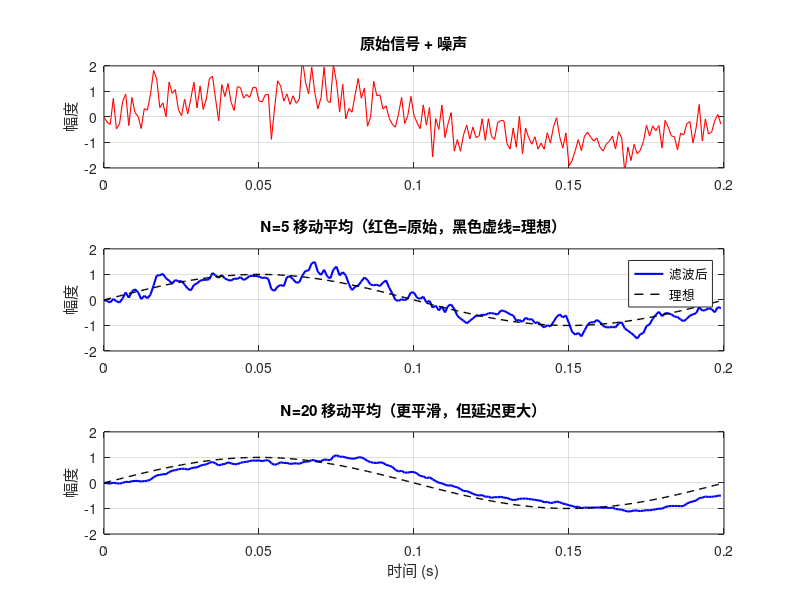

MATLAB code for this plot: (Note: this script raises an error after producing the figure.)
%%
% ============================================================
%  08 滤波基础 — 从移动平均到陷波器
%
%  学习目标：
%    1. 移动平均滤波（时域最简单）
%    2. FIR 与 IIR 的区别
%    3. 陷波器（Notch Filter）— 抗窄带干扰的核心
%    4. MATLAB filter 设计工具
%
%  前置知识：02 FFT / 07 干扰模型
%  运行方法：F5 直接运行
% ============================================================

clear; close all; clc;
rng(42);
fprintf('===== 08 滤波基础 =====\n\n');

%% 1. 移动平均滤波（理解"滤波"的最直观方式）
fprintf('--- 1. 移动平均滤波 ---\n');

Fs = 1000; T = 1;
t = (0:round(Fs*T)-1)/Fs;

% 带噪声的信号
clean = sin(2*pi*5*t);
noise = 0.5 * randn(size(t));
rx = clean + noise;

% 移动平均（N=5, N=20）
N1 = 5;
N2 = 20;
ma5 = filter(ones(1,N1)/N1, 1, rx);
ma20 = filter(ones(1,N2)/N2, 1, rx);

fprintf('  移动平均 N=5  → 滤掉部分噪声\n');
fprintf('  移动平均 N=20 → 滤掉更多噪声（但信号也会变钝）\n');
fprintf('  🔑 关键 trade-off：N 越大噪声越小，但信号延迟越大\n');

figure('Name', '移动平均', 'Position', [100, 100, 1000, 500]);

subplot(3,1,1);
plot(t(1:200), rx(1:200), 'r-', 'LineWidth', 0.8);
title('原始信号 + 噪声'); ylabel('幅度');
ylim([-2 2]); grid on;

subplot(3,1,2);
plot(t(1:200), ma5(1:200), 'b-', 'LineWidth', 1.5); hold on;
plot(t(1:200), clean(1:200), 'k--', 'LineWidth', 1);
title('N=5 移动平均（红色=原始，黑色虚线=理想）');
ylabel('幅度'); legend('滤波后', '理想', 'Location', 'best');
ylim([-2 2]); grid on;

subplot(3,1,3);
plot(t(1:200), ma20(1:200), 'b-', 'LineWidth', 1.5); hold on;
plot(t(1:200), clean(1:200), 'k--', 'LineWidth', 1);
title('N=20 移动平均（更平滑，但延迟更大）');
xlabel('时间 (s)'); ylabel('幅度');
ylim([-2 2]); grid on;

sgtitle('移动平均滤波：N 越大越平滑，但延迟越大', 'FontSize', 13, 'FontWeight', 'bold');

%% 2. 陷波器 — 干掉特定频率
fprintf('\n--- 2. 陷波器（Notch Filter）---\n');

% 信号 + 50Hz 干扰
f_sig = 10;
f_jam = 50;
x = sin(2*pi*f_sig*t) + 2*sin(2*pi*f_jam*t);  % 干扰强度是信号的 2 倍

% 设计陷波器（干掉 50Hz）
wo = f_jam / (Fs/2);  % 归一化频率
bw = wo / 35;         % 带宽
[b_notch, a_notch] = iirnotch(wo, bw);

% 滤波
y = filter(b_notch, a_notch, x);

fprintf('  信号: 10Hz, 干扰: 50Hz（幅度2倍）\n');
fprintf('  设计 50Hz 陷波器 → 保留 10Hz, 抑制 50Hz\n');

figure('Name', '陷波器', 'Position', [100, 100, 1000, 500]);

% 频响
freqz(b_notch, a_notch, 512, Fs);
title('陷波器频率响应（50Hz 处 -40dB）');

figure('Name', '陷波效果', 'Position', [100, 100, 1000, 400]);

N_fft = 2^nextpow2(length(x));
f = (0:N_fft-1) * Fs / N_fft;

subplot(1,2,1);
X_before = abs(fft(x, N_fft)) / N_fft * 2;
stem(f(1:100), X_before(1:100), 'r-', 'LineWidth', 1);
title('❌ 陷波前：10Hz + 50Hz');
xlabel('Hz'); ylabel('幅度'); xlim([0 80]); grid on;

subplot(1,2,2);
X_after = abs(fft(y, N_fft)) / N_fft * 2;
stem(f(1:100), X_after(1:100), 'b-', 'LineWidth', 1);
title('✅ 陷波后：50Hz 被干掉');
xlabel('Hz'); ylabel('幅度'); xlim([0 80]); grid on;

sgtitle('陷波器效果：保留信号，抑制特定频率干扰', 'FontSize', 13, 'FontWeight', 'bold');

fprintf('  ✅ 陷波器就是抗窄带干扰的核心工具\n');
fprintf('  ✅ 面试会问：IIR 阶数 / 陷波深度 / 带宽设计\n\n');

fprintf('✅ 08 学完！下一步：09 抗干扰综合\n');
